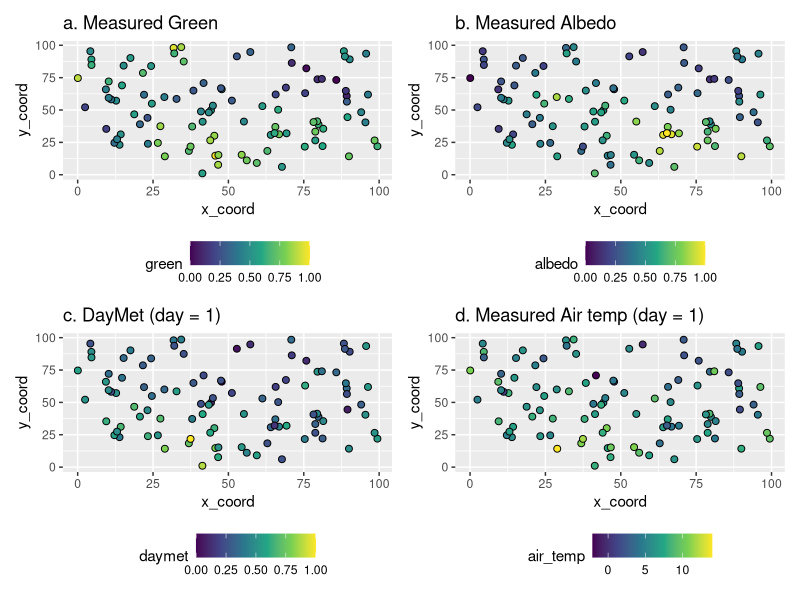
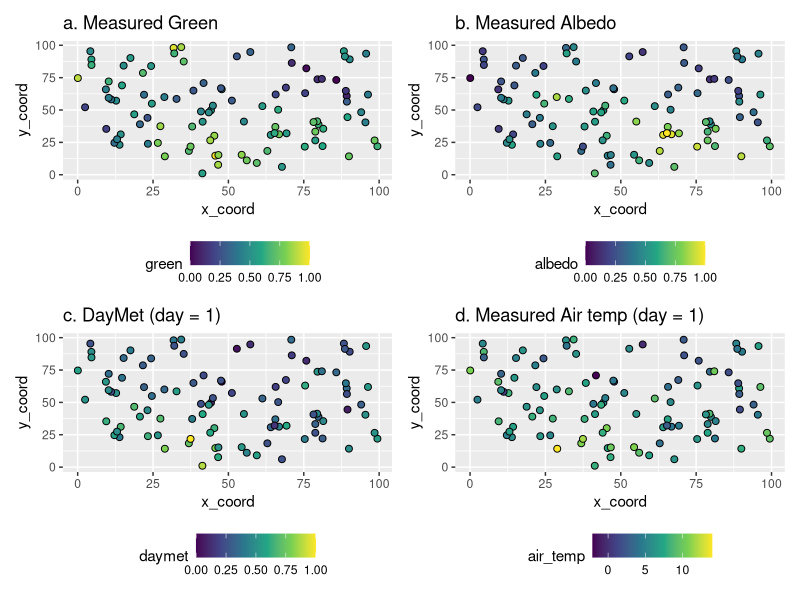

Source code (R) for these figures, in order:
#' ============================================================================
#' ////////////////////////////////////////////////////////////////////////////
#' This script creates the simulated data
#' with some minor covariance
#' 
#' change the beta coefficients to obeserve a different effect later
#' 
#' ////////////////////////////////////////////////////////////////////////////
#' ============================================================================
library(tidyverse)
library(mgcv)
library(patchwork)

set.seed(123)
N <- 100             # number of monitors
beta_green  <- 2     # beta coefficient for greenness
beta_albedo <- 1.5   # beta coefficient for albedo

N_daymet    <- 20    # number of days of daily meteorology
beta_daymet <- 10    # beta coefficient for the meteorology parameter

air_temp_sd <- 2     # st dev for random error, increase for more noise

#' ============================================================================
#' ////////////////////////////////////////////////////////////////////////////
x_coord  <- runif(N) * 100
y_coord  <- runif(N) * 100
XY <- cbind(x_coord, y_coord)
monitor_points <- data.frame(XY)
monitor_points$id <- 1:N
dim(monitor_points)

# --- helper: Matérn covariance (ν = 1.5; smooth but not too smooth) ----------
matern32 <- function(d, rho) {
  # ν = 3/2 Matérn: (1 + sqrt(3) d/rho) exp(-sqrt(3) d/rho)
  a <- sqrt(3) * d / rho
  (1 + a) * exp(-a)
}

# --- build covariance matrices for two fields (different ranges) -------------
D <- as.matrix(dist(XY))
dim(D)

# process variance for green
sigma2_g <- 1.0   
sigma2_a <- 1.0   
sigma2_d <- 1.0   

# nugget (measurement noise)
tau2_g   <- 0.05  
tau2_a   <- 0.10
tau2_d   <- 0.75

# spatial range (larger => smoother over space)
rho_g    <- 40    
rho_a    <- 20
rho_d    <- 30

# build the covariance matrix
# add a tiny jitter for numerical stability if needed
Cg <- sigma2_g * matern32(D, rho_g) + diag(tau2_g, N) + diag(1e-10, N)
Ca <- sigma2_a * matern32(D, rho_a) + diag(tau2_a, N) + diag(1e-10, N)
Cd_l <- vector("list", N_daymet) 
for(i in 1:N_daymet) {
  Cd_l[[i]] <- sigma2_d * matern32(D, rho_d) + diag(tau2_d, N) + diag(1e-10, N)
}


# --- simulate Gaussian random fields via Cholesky ----------------------------
Lg <- chol(Cg)
La <- chol(Ca)
Ld_l <- lapply(Cd_l, chol)
length(La)        
#
zg <- as.numeric(t(Lg) %*% rnorm(N))
za <- as.numeric(t(La) %*% rnorm(N))
length(za)
zd_l <- lapply(Ld_l, \(l) as.numeric(t(l) %*% rnorm(N)))

# map to [0,1] (optional; keeps the "feel" of your original scales)
green  <- (zg - min(zg)) / diff(range(zg))
albedo <- (za - min(za)) / diff(range(za))
daymet_l <- lapply(zd_l, \(z) (z - min(z)) / diff(range(z)))
length(daymet_l[[1]])

# repeat N * daymet times
green  <- rep(green, times = N_daymet)
albedo <- rep(albedo, times = N_daymet)
id <- rep(1:N, times = N_daymet)
length(green)
length(albedo)

# also add in daymet which
daymet <- do.call(c, daymet_l)
length(daymet)

X_mat <- cbind(daymet, green, albedo)
dim(X_mat)
beta_mat <- c(beta_daymet, beta_green, beta_albedo)

#' ============================================================================
#' ////////////////////////////////////////////////////////////////////////////
# response with *predictor* effects + noise (still non-spatial if you want)
# also can change these if you want one to have a stronger or weaker effect
air_temp <- X_mat %*% beta_mat + rnorm(N * daymet, sd = air_temp_sd)
air_temp
dim(air_temp)

# make output df
df <- tibble(air_temp = as.vector(air_temp), green, albedo, daymet, id)
df <- left_join(df, monitor_points, by = join_by(id))
df$day_id <- rep(1:N_daymet, each = N)

#' ============================================================================
#' ////////////////////////////////////////////////////////////////////////////
# --- plot --------------------------------
# quick look at spatial signal
p1 <- ggplot(df %>% filter(day_id == 1), 
             aes(x_coord, y_coord, fill = green))  + 
  geom_point(size = 2, shape = 21) + 
  scale_fill_viridis_c() + ggtitle("a. Measured Green") + 
  theme(legend.position = 'bottom')

p2 <- ggplot(df %>% filter(day_id == 1), 
             aes(x_coord, y_coord, fill = albedo)) + 
  geom_point(size = 2, shape = 21) + 
  scale_fill_viridis_c() + ggtitle("b. Measured Albedo") + 
  theme(legend.position = 'bottom')

p3 <- ggplot(df %>% filter(day_id == 1), 
             aes(x_coord, y_coord, fill = daymet)) + 
  geom_point(size = 2, shape = 21) + 
  scale_fill_viridis_c() + ggtitle("c. DayMet (day = 1)") + 
  theme(legend.position = 'bottom')

p4 <- ggplot(df %>% filter(day_id == 1), 
             aes(x_coord, y_coord, fill = air_temp)) + 
  geom_point(size = 2, shape = 21) + 
  scale_fill_viridis_c() + ggtitle("d. Measured Air temp (day = 1)") + 
  theme(legend.position = 'bottom')

(p1 + p2) / (p3 + p4) 
ggsave("img/fig1.png", width = 8, height = 7, dpi = 300)


